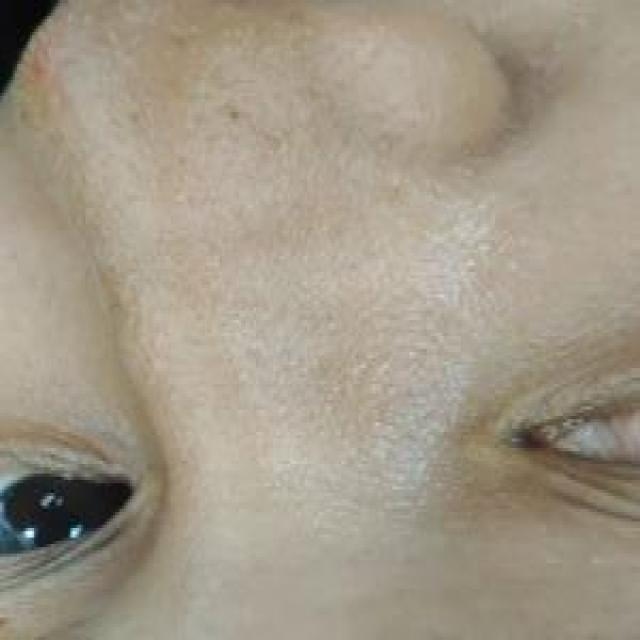
#> input picture face skin type/oily/image_2199.jpg, 640 x 640 px; its folder holds 4 pictures in this run
$ jupyter execute --allow-errors rename_data.ipynb
#> lines starting #> are read from the running program, lines starting #| are printed output that depends on the picture
[cell 1]
import os

# Path to the folder
folder_path = 'face skin type/oily'

# List all files
files = os.listdir(folder_path)
files.sort()  # Optional: to ensure consistent order

# Rename
for i, filename in enumerate(files):
    ext = os.path.splitext(filename)[1]  # Get file extension
    new_name = f'image_{i+2192:03d}{ext}'   # e.g., image_001.jpg
    old_path = os.path.join(folder_path, filename)
    new_path = os.path.join(folder_path, new_name)
    os.rename(old_path, new_path)

print("Files renamed successfully.")

[cell 2]
import os
import pandas as pd

# === Configuration ===
folder_path = 'face skin type/oily'  # Folder containing renamed files
label = 'oily'                       # Label for this folder
csv_path = 'multi_label_dataset.csv'  # Output CSV

# === Get renamed files ===
files = os.listdir(folder_path)
files.sort()  # Ensure order matches rename

# === Create DataFrame with filenames and label ===
data = []
for filename in files:
    if filename.lower().endswith(('.jpg', '.jpeg', '.png')):
        data.append({'filename': filename, 'label': label})

df_new = pd.DataFrame(data)

# === Check if CSV already exists ===
if os.path.exists(csv_path):
    df_existing = pd.read_csv(csv_path)
    df_combined = pd.concat([df_existing, df_new], ignore_index=True)
    df_combined.to_csv(csv_path, index=False)
    print(f"Appended to existing {csv_path}")
else:
    df_new.to_csv(csv_path, index=False)
    print(f"Created new {csv_path}")

# Face Crop

[cell 3]
import cv2
import os

input_folder = 'face skin type/oily'
output_folder = 'dataset/oily'
os.makedirs(output_folder, exist_ok=True)

face_cascade = cv2.CascadeClassifier(cv2.data.haarcascades + 'haarcascade_frontalface_default.xml')

for filename in os.listdir(input_folder):
    if filename.lower().endswith(('.jpg', '.jpeg', '.png')):
        image_path = os.path.join(input_folder, filename)
        img = cv2.imread(image_path)
#> img is the input picture: shape (640, 640, 3); mean B, G, R 135.6, 152, 161.4
        if img is None:
            continue
        gray = cv2.cvtColor(img, cv2.COLOR_BGR2GRAY)
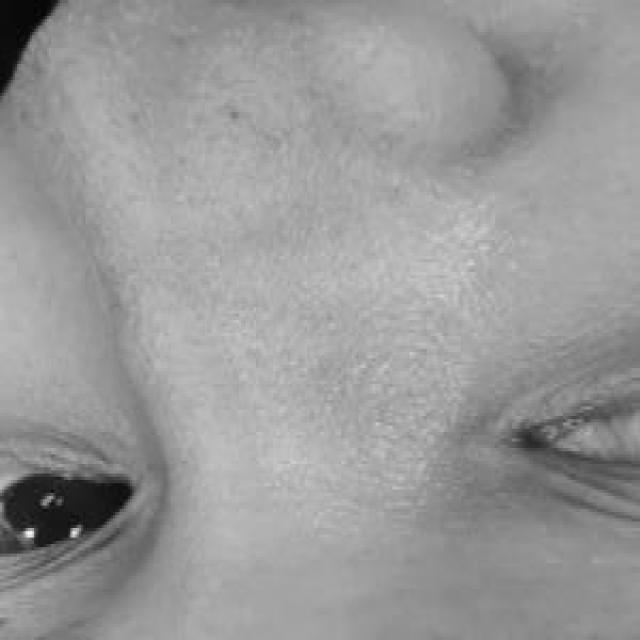
#> gray: shape (640, 640); min 2, max 248, mean 153
        faces = face_cascade.detectMultiScale(gray, 1.1, 4)
#> faces = ()

        if len(faces) == 0:
            print(f"No face in {filename}")
            continue

        for (x, y, w, h) in faces:
            face_crop = img[y:y+h, x:x+w]
            cv2.imwrite(os.path.join(output_folder, filename), face_crop)
            break  # only save the first detected face
#> pass 2 of the loop `for filename in os.listdir(input_folder):`:
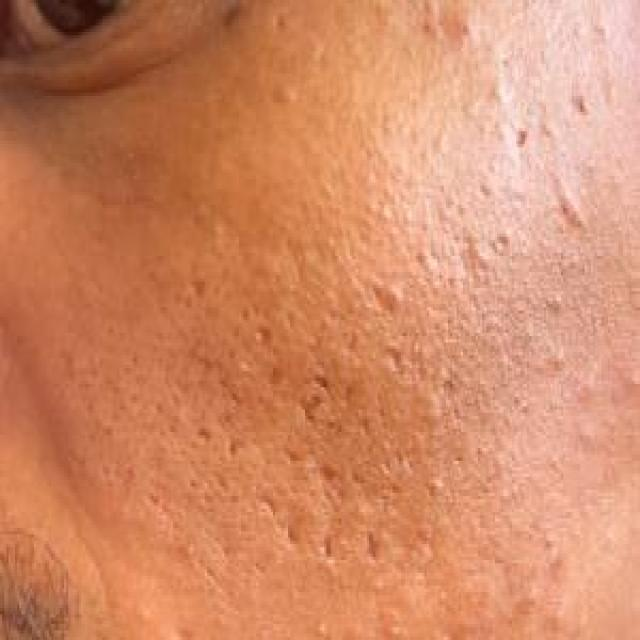
#> input picture face skin type/oily/image_2204.jpg, 640 x 640 px
#> img is the input picture: shape (640, 640, 3); mean B, G, R 103.4, 138.3, 209.4
#> `gray = cv2.cvtColor(img, cv2.COLOR_BGR2GRAY)`:
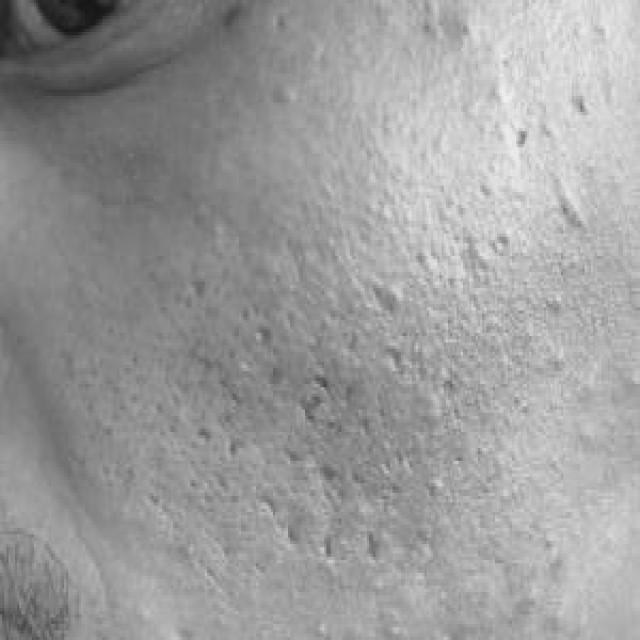
#> gray: shape (640, 640); min 20, max 240, mean 155.6
#> pass 3 of the loop `for filename in os.listdir(input_folder):`:
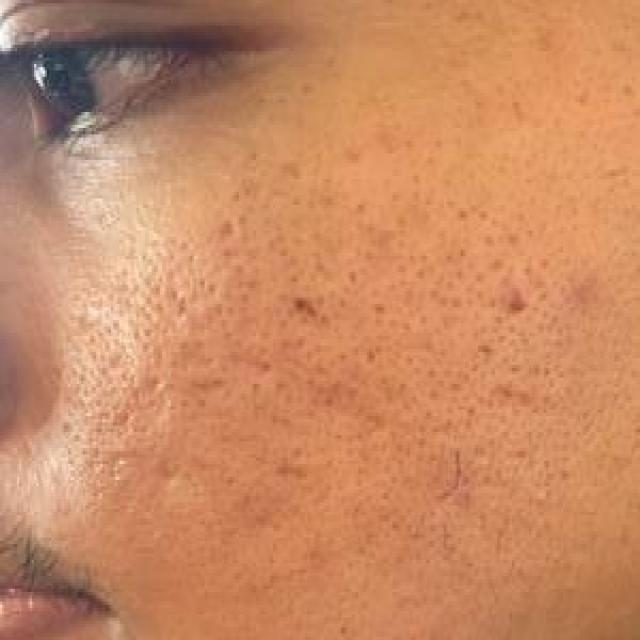
#> input picture face skin type/oily/image_2205.jpg, 640 x 640 px
#> img is the input picture: shape (640, 640, 3); mean B, G, R 100.4, 138, 200.5
#> `gray = cv2.cvtColor(img, cv2.COLOR_BGR2GRAY)`:
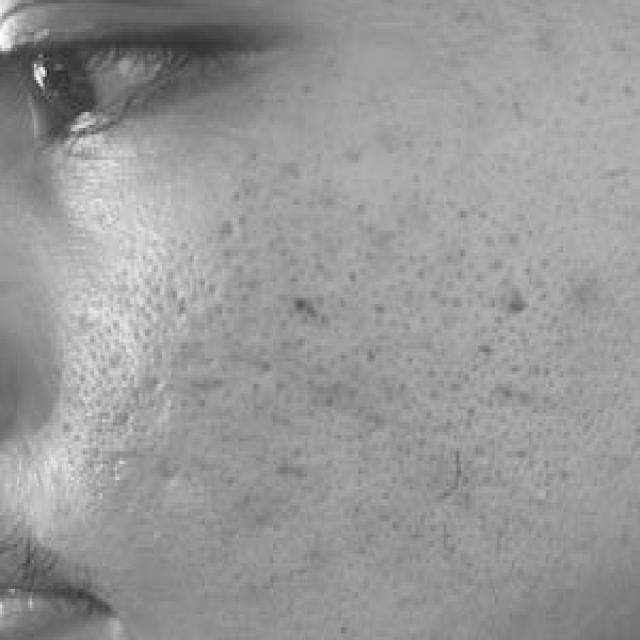
#> gray: shape (640, 640); min 40, max 254, mean 152.4
#> faces = [[54, 159, 74, 74]]
#> the loop `for (x, y, w, h) in faces:` made 1 pass
#> pass 1, `face_crop = img[y:y+h, x:x+w]`:
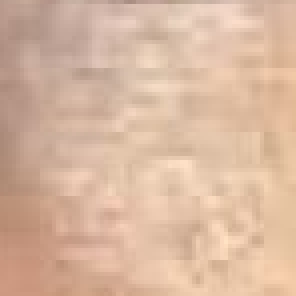
#> face_crop: shape (74, 74, 3) (shown 4 times larger); mean B, G, R 160.1, 183.4, 217.2
#> the loop made 4 passes; the first 3 are shown

[cell 4]
import os
import shutil

# Define folders
folder1 = 'face skin type/oily'     # e.g., face skin type/acne
#> folder1 = 'face skin type/oily'
folder2 = 'dataset/oily'  # e.g., cropped_faces/acne

# Make sure destination exists
os.makedirs(folder2, exist_ok=True)

# List files in both folders
source_files = os.listdir(folder1)
#> source_files = ['image_2199.jpg', 'image_2204.jpg', 'image_2205.jpg', 'image_2213.jpg']
dest_files = set(os.listdir(folder2))  # use set for fast lookup

# Copy missing files
copied = 0
for file in source_files:
    if file.lower().endswith(('.jpg', '.jpeg', '.png')) and file not in dest_files:
        src_path = os.path.join(folder1, file)
        dst_path = os.path.join(folder2, file)
        shutil.copy2(src_path, dst_path)
        copied += 1
#> this loop made 4 passes
#> file on passes 1 to 4: 'image_2199.jpg', 'image_2204.jpg', 'image_2205.jpg', 'image_2213.jpg'

print(f"✅ Copied {copied} missing files from '{folder1}' to '{folder2}'.")
